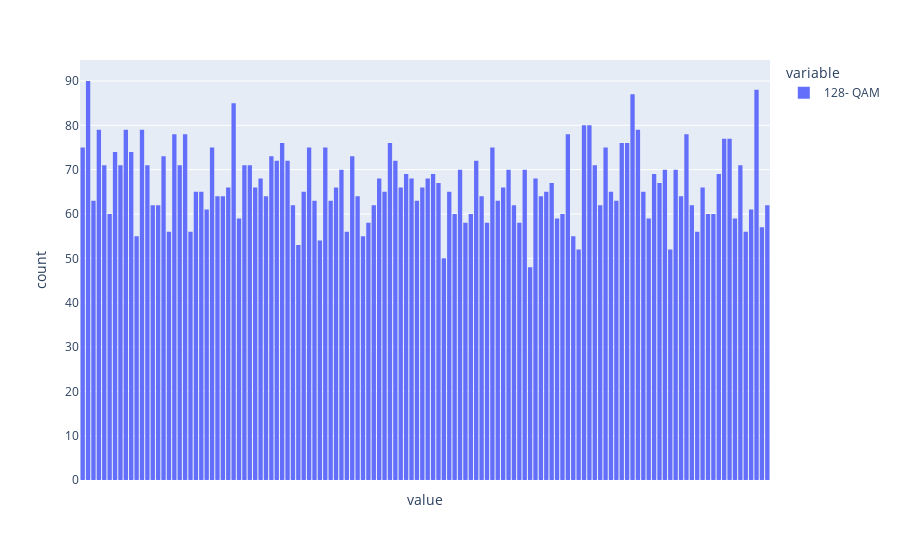

Notebook code for this chart:
### Code cell
fig = px.histogram(df['128- QAM '] )
fig.update_xaxes(showticklabels=False)

### Figure 1 — Plotly figure (JSON) as saved in the notebook; plotly's stock layout.template omitted (floating-point values rounded to 4 significant figures; data arrays with more than 128 entries replaced by an {"elided": "..."} marker saying what was removed)
{"data": [{"alignmentgroup": "True", "bingroup": "x", "hovertemplate": "variable=128- QAM <br>value=%{x}<br>count=%{y}<extra></extra>", "legendgroup": "128- QAM ", "marker": {"color": "#636efa", "pattern": {"shape": ""}}, "name": "128- QAM ", "offsetgroup": "128- QAM ", "orientation": "v", "showlegend": true, "type": "histogram", "x": {"elided": "38400 str values"}, "xaxis": "x", "yaxis": "y"}], "layout": {"barmode": "relative", "legend": {"title": {"text": "variable"}, "tracegroupgap": 0}, "margin": {"t": 60}, "xaxis": {"anchor": "y", "domain": [0, 1], "showticklabels": false, "title": {"text": "value"}}, "yaxis": {"anchor": "x", "domain": [0, 1], "title": {"text": "count"}}}}
